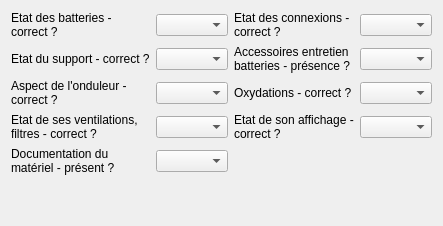
         <widget class="QWidget" name="bt_ondul">
          <layout class="QGridLayout" name="gridLayout_22">
           <item row="6" column="0">
            <widget class="QLabel" name="label_112">
             <property name="text">
              <string>Etat de ses ventilations, filtres - correct ?</string>
             </property>
             <property name="wordWrap">
              <bool>true</bool>
             </property>
            </widget>
           </item>
           <item row="4" column="0">
            <widget class="QLabel" name="label_106">
             <property name="text">
              <string>Aspect de l'onduleur - correct ?</string>
             </property>
             <property name="wordWrap">
              <bool>true</bool>
             </property>
            </widget>
           </item>
           <item row="2" column="0">
            <widget class="QLabel" name="label_104">
             <property name="text">
              <string>Etat du support - correct ?</string>
             </property>
             <property name="wordWrap">
              <bool>true</bool>
             </property>
            </widget>
           </item>
           <item row="0" column="0">
            <widget class="QLabel" name="label_102">
             <property name="text">
              <string>Etat des batteries - correct ?</string>
             </property>
             <property name="wordWrap">
              <bool>true</bool>
             </property>
            </widget>
           </item>
           <item row="8" column="0">
            <widget class="QLabel" name="label_114">
             <property name="text">
              <string>Documentation du matériel - présent ?</string>
             </property>
             <property name="wordWrap">
              <bool>true</bool>
             </property>
            </widget>
           </item>
           <item row="0" column="1">
            <widget class="QComboBox" name="comboBox_btondetatbat"/>
           </item>
           <item row="2" column="1">
            <widget class="QComboBox" name="comboBox_btondetatsupport"/>
           </item>
           <item row="4" column="1">
            <widget class="QComboBox" name="comboBox_btondaspectond"/>
           </item>
           <item row="6" column="1">
            <widget class="QComboBox" name="comboBox_btondetatventil"/>
           </item>
           <item row="8" column="1">
            <widget class="QComboBox" name="comboBox_btonddocmateriel"/>
           </item>
           <item row="9" column="0">
            <spacer name="verticalSpacer_19">
             <property name="orientation">
              <enum>Qt::Vertical</enum>
             </property>
             <property name="sizeHint" stdset="0">
              <size>
               <width>20</width>
               <height>40</height>
              </size>
             </property>
            </spacer>
           </item>
           <item row="0" column="2">
            <widget class="QLabel" name="label_103">
             <property name="text">
              <string>Etat des connexions - correct ?</string>
             </property>
             <property name="wordWrap">
              <bool>true</bool>
             </property>
            </widget>
           </item>
           <item row="0" column="3">
            <widget class="QComboBox" name="comboBox_btondetatconnex"/>
           </item>
           <item row="2" column="2">
            <widget class="QLabel" name="label_105">
             <property name="text">
              <string>Accessoires entretien batteries - présence ?</string>
             </property>
             <property name="wordWrap">
              <bool>true</bool>
             </property>
            </widget>
           </item>
           <item row="2" column="3">
            <widget class="QComboBox" name="comboBox_btondaccessbat"/>
           </item>
           <item row="4" column="2">
            <widget class="QLabel" name="label_107">
             <property name="text">
              <string>Oxydations - correct ?</string>
             </property>
             <property name="wordWrap">
              <bool>true</bool>
             </property>
            </widget>
           </item>
           <item row="4" column="3">
            <widget class="QComboBox" name="comboBox_btondoxydations"/>
           </item>
           <item row="6" column="2">
            <widget class="QLabel" name="label_113">
             <property name="text">
              <string>Etat de son affichage - correct ?</string>
             </property>
             <property name="wordWrap">
              <bool>true</bool>
             </property>
            </widget>
           </item>
           <item row="6" column="3">
            <widget class="QComboBox" name="comboBox_btondetataffich"/>
           </item>
          </layout>
         </widget>
